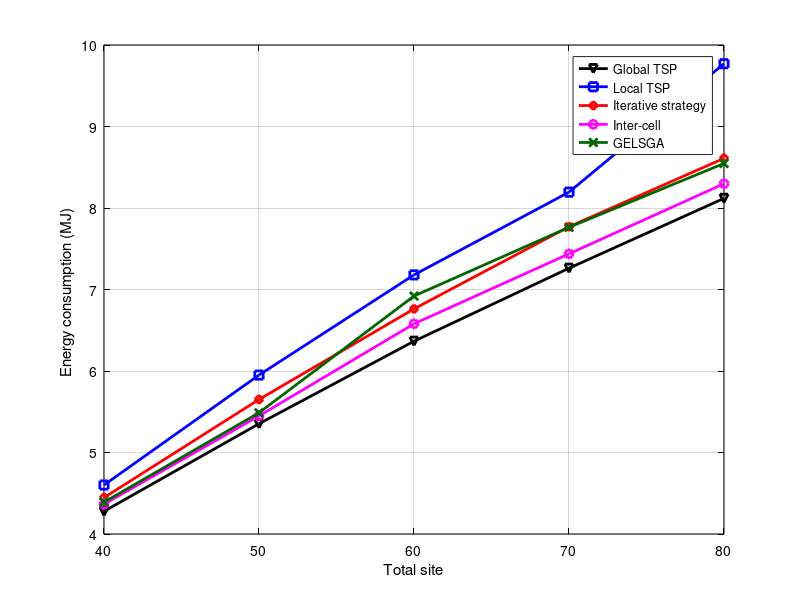

The MATLAB source for this figure: (Note: this script raises an error after producing the figure.)
x = [40 50 60 70 80];
y1 = [4.2785	5.35272	6.36529	7.26107	8.1186]; % global tsp
y2 = [4.60093	5.9503	7.17933	8.19474	9.77035]; % local tsp
y3 = [4.44594	5.65084	6.76222	7.77056	8.60949]; % iterative
y4 = [4.3659	5.44879	6.5792	7.43761	8.29817]; % inter-cell
y5 = [4.39064	5.48726	6.91997	7.76308	8.54694];% GELSGA
close all;
figure1 = figure;
% Create axes
axes1 = axes('Parent',figure1);
plot(x,y1,'-kv', 'LineWidth',2);
hold on;
grid on;
plot(x,y2,'-bs', 'LineWidth',2);
plot(x,y3,'-rd', 'LineWidth',2);
plot(x,y4,'-mo', 'LineWidth',2);
plot(x,y5,'-x','Color',[0 0.4 0], 'LineWidth',2);
xlabel('Total site');
ylabel('Energy consumption (MJ) ');
legend('Global TSP','Local TSP','Iterative strategy','Inter-cell','GELSGA');
set(axes1,'XColor',[0 0 0],'YColor',[0 0 0]);
xticks([40 50 60 70 80]);
xlim([40 80]);
ytickformat('%,4.4g');
xtickformat('%,4.4g');
hold off;